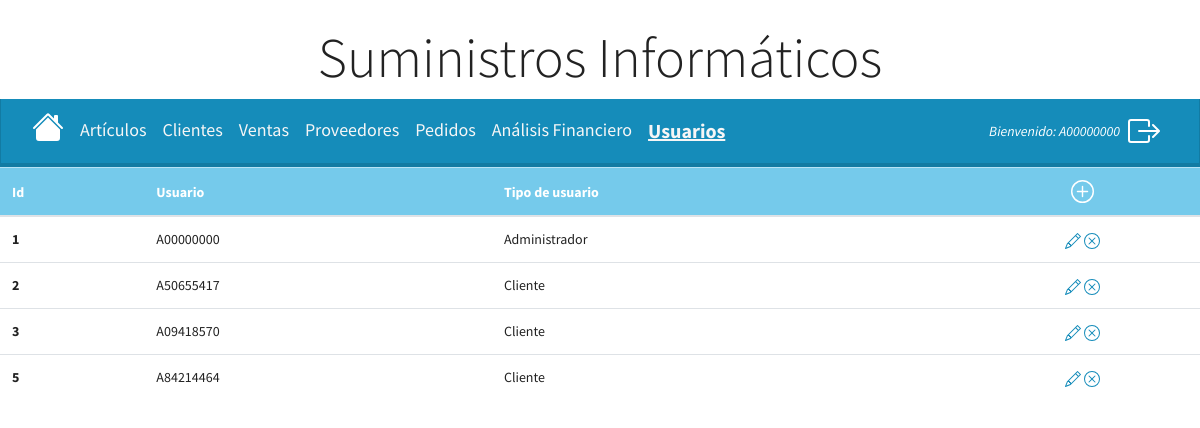
/protected_admin/usuarios (signed in), run on the app's committed database.
### models.py (models this page shows, shortened)
class User(db.Base, UserMixin):
    __tablename__ = 'usuario'
    __table_args__ = {'sqlite_autoincrement': True}
    id = Column(Integer, primary_key=True)  # establecemos el id como Primary Key
    username = Column(String(10), unique=True, nullable=False)
    password = Column(String(128), nullable=False)
    type_user = Column(Boolean, default=False) #False = cliente / True = administrador

### main.py (the view)
@app.route('/protected_admin/usuarios', methods=['GET'], defaults={'page':1, 'per_page':15})
@app.route('/protected_admin/usuarios?page=<int:page>?per_page=<int:per_page>')
@login_required
@admin_required # Vista protegida que solo se puede acceder con autenticación de administrador
def usuario(page, per_page):
    lista_usuario = db.session.query(User).all() # extraemos todos los usuarios de la base de datos
    total = len(lista_usuario)
    page, per_page, offset = get_page_args() # método para extraer los parámetros de paginación de una URL
    pagination_items = lista_usuario[offset:offset+per_page]
    pagination = Pagination(page=page, total=total, per_page=per_page)
    return render_template('usuarios.html', lista_usuarios=pagination_items, pagination=pagination)

### functions.py (called while the page is built)
def admin_required(f): # recibe como parámetro una función 'f' que será la función a proteger
    @wraps(f)
    def decorated_function(*args, **kwargs): # verificamos si el usuario está autentificado
        if not current_user.is_authenticated or not current_user.type_user:
            flash('Acceso denegado. Solo los administradores pueden acceder a la ruta introducida.',
                  'danger')
            return redirect(url_for('protected'))
        return f(*args, **kwargs) # si el usuario está logueado y es administrador ejecuta la función 'f'
    return decorated_function

### main.py (called while the page is built)
@login_manager.user_loader
def load_user(user_id):
    return db.session.get(User, user_id)

### templates/usuarios.html (shortened to what this page needs)
<!DOCTYPE html>
<html lang="en">
<head>
    <link rel="stylesheet" href="{{ url_for('static', filename='main.css')}}">
    <link rel="stylesheet" href="https://cdn.jsdelivr.net/npm/bootswatch@4.5.2/dist/lumen/bootstrap.min.css"
>
</head>
<body>
    <h1 class="display-4 text-center mt-4">Suministros Informáticos</h1>
    <nav class="navbar navbar-expand-lg bg-primary" data-bs-theme="dark">
        <div class="container-fluid">
            <a href="/protected_admin" title="Inicio">
            </a>
            <div class="collapse navbar-collapse" id="navbarColor01">
                <ul class="navbar-nav me-auto">
                    <li class="nav-item">
                        <a style="font-size: 18px;" class="nav-link text-light"
                           href="/protected_admin/articulos">Artículos</a>
                    </li>
                    <li class="nav-item">
                        <a style="font-size: 18px;" class="nav-link text-light"
                           href="/protected_admin/clientes">Clientes</a>
                    </li>
                    <li class="nav-item">
                        <a style="font-size: 18px;" class="nav-link text-light"
                           href="/protected_admin/ventas">Ventas</a>
                    </li>
                    <li class="nav-item">
                        <a style="font-size: 18px;" class="nav-link text-light"
                           href="/protected_admin/proveedores">Proveedores</a>
                    </li>
                    <li class="nav-item">
                        <a style="font-size: 18px;" class="nav-link text-light"
                           href="/protected_admin/pedidos">Pedidos</a>
                    </li>
                    <li class="nav-item">
                        <a style="font-size: 18px;" class="nav-link text-light"
                           href="/protected_admin/nuevo_analisis">Análisis Financiero</a>
                    </li>
                    <li class="nav-item">
                        <a style="font-size: 20px;" class="nav-link text-light text-bold-underline"
                           href="/protected_admin/usuarios">Usuarios</a>
                    </li>
                </ul>
            </div>
            <div class="navbar-nav ms-auto d-flex align-items-center">
                <div class="navbar-text">
                    <em class="text-white">Bienvenido: {{ current_user.username }}</em>
                </div>
                <a href="/logout" class="nav-link ms-3" title="Cerrar sesión">
                </a>
            </div>
        </div>
    </nav>
    {% block content %}
    <table class="table table-hover">
      <thead>
        <tr class="table-info">
          <th scope="col">Id</th>
          <th scope="col">Usuario</th>
          <th scope="col">Tipo de usuario</th>
          <th scope="col" class="text-center">
              <a href="/protected_admin/usuarios/crear_usuario" title="Añadir nuevo usuario">
                  <svg xmlns="http://www.w3.org/2000/svg" width="23" height="23" fill="white" class="bi bi-plus-circle"
                       viewBox="0 0 16 16">
                    <path d="M8 15A7 7 0 1 1 8 1a7 7 0 0 1 0 14m0 1A8 8 0 1 0 8 0a8 8 0 0 0 0 16"/>
                    <path d="M8 4a.5.5 0 0 1 .5.5v3h3a.5.5 0 0 1 0 1h-3v3a.5.5 0 0 1-1 0v-3h-3a.5.5 0 0 1 0-1h3v-3A.5.5
                        0 0 1 8 4"/>
                  </svg>
              </a>
          </th>
        </tr>
      </thead>
      <tbody>
        {% for usuario in lista_usuarios %}
        <tr>
          <th scope="row">{{ usuario.id }}</th>
          <td>{{ usuario.username }}</td>
          {% if usuario.type_user == True %}
            <td>Administrador</td>
          {% else %}
            <td>Cliente</td>
          {% endif %}
          <td class="text-center">
              <a href="/protected_admin/usuarios/editar_usuario/{{usuario.id}}"  title="Editar usuario">
              </a>
              <a href="/protected_admin/usuario/confirmar_eliminar/{{usuario.id}}" title="Eliminar usuario">
              </a>
          </td>
        </tr>
        {% endfor %}
      </tbody>
    </table>
    {% endblock %}
</body>
</html>

### static/main.css (style rules this page uses)
.text-bold-underline { font-weight: bold; text-decoration: underline; }
.text-light { color: #FFFFFF; }
.text-center { text-align: center; }

### data on the page
User: username "A00000000", id "1", type_user "Administrador"
User: id "2", username "A50655417", type_user "Cliente"
User: id "3", username "A09418570", type_user "Cliente"
User: id "5", username "A84214464", type_user "Cliente"
